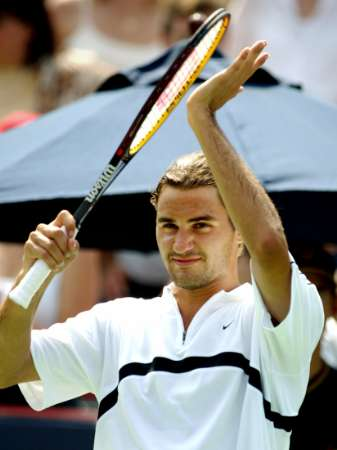
#> input picture 机器学习基础/OpenCV/fdl.jpg, 337 x 450 px, found by its file name
$ jupyter execute '17 OpenCV 01文件视频和用户界面.ipynb'
#> lines starting #> are read from the running program, lines starting #| are printed output that depends on the picture
**参考：**

    1.Python快速指南- [一小部分Python]：http://swaroopch.com/notes/python/
    2.基本的Numpy教程：http://wiki.scipy.org/Tentative_NumPy_Tutorial
    3.numpy示例列表：http://wiki.scipy.org/Numpy_Example_List
    4.OpenCV文档：http://docs.opencv.org/
    5.OpenCV论坛：http://answers.opencv.org/questions/
    6.《OpenCV 3计算机视觉 Python语言实现 第二版》**
        代码压缩文件：Learning_OpenCV_3_Computer_Vision_with_Python_Second_Edition_Code
    7.数据集官网：http://www.image-net.org ,注册信息chenlin2020/jkychenlin，78820232@qq.com

在windows10和condamini环境中，查看python版本（如3.7.6），用如下命令之一安装OpenCV3.4版本，如果清华站点没有对应的版本，则根据错误提示选择版本：

pip install -i https://pypi.tuna.tsinghua.edu.cn/simple opencv-python==3.4.7.28

pip install -i https://pypi.tuna.tsinghua.edu.cn/simple opencv-contrib-python==3.4.7.28

两个安装命令区别在于：opencv将目前还不是很稳定的模块功能放在了opencv_contrib。本文使用第二个命令安装不稳定版本。

[cell 1]
import cv2
print(cv2.__version__)#显示openCV版本

测试安装是否成功：

[cell 2]
import numpy as np
import cv2
import os

img1 = cv2.imread("./opencv/fdl.jpg")#默认以BGR三通道形式读取，会删除透明度信息
#> img1 is the input picture: shape (450, 337, 3); mean B, G, R 135.5, 142.4, 144.6
#print(img1.shape)#查看图像信息：（宽、高、通道数）
cv2.imshow("fdl-color",img1)
cv2.waitKey(0)
cv2.destroyAllWindows()

OpenCV是计算机视觉中经典的专用库，其支持多语言、跨平台，功能强大。 OpenCV-Python为OpenCV提供了Python接口，使得使用者在Python中能够调用C/C++，在保证易读性和运行效率的前提下，实现所需的功能。 OpenCV-Python Tutorials是官方提供的文档，其内容全面、简单易懂，使得初学者能够快速上手使用。

**OpenCV**

OpenCV由**Gary Bradsky**于1999年在英特尔创立，第一版于2000年问世。**Vadim Pisarevsky**加入Gary Bradsky，一起管理英特尔的俄罗斯软件OpenCV团队。2005年，OpenCV用于Stanley，该车赢得了2005年DARPA挑战赛的冠军。后来，在Willow Garage的支持下，它的积极发展得以继续，由Gary Bradsky和Vadim Pisarevsky领导了该项目。OpenCV现在支持与计算机视觉和机器学习有关的多种算法，并且正在日益扩展。

OpenCV支持多种编程语言，例如C++、Python、Java等，并且可在Windows、Linux、OS X、Android和iOS等不同平台上使用。基于CUDA和OpenCL的高速GPU操作的接口也正在积极开发中。

OpenCV-Python是用于OpenCV的Python API，结合了OpenCV C++ API和Python语言的最佳特性。

**OpenCV-Python**

OpenCV-Python是旨在解决计算机视觉问题的Python专用库。

Python是由**Guido van Rossum**发起的通用编程语言，很快就非常流行，主要是因为它的简单性和代码可读性。它使程序员可以用较少的代码行表达想法，而不会降低可读性。

与C/C++之类的语言相比，Python速度较慢。也就是说，可以使用C/C++轻松扩展Python，这使我们能够用C/C++编写计算密集型代码并创建可用作Python模块的Python包装器。这给我们带来了两个好处：首先，代码与原始C/C++代码一样快（因为它是在后台运行的实际C++代码），其次，在Python中比C/C++编写代码更容易。OpenCV-Python是原始OpenCV C++实现的Python包装器。

OpenCV-Python利用了**Numpy**，这是一个高度优化的库，用于使用MATLAB样式的语法进行数值运算。所有OpenCV数组结构都与Numpy数组相互转换。这也使与使用Numpy的其他库（例如SciPy和Matplotlib）的集成变得更加容易。

**OpenCV-Python教程**

OpenCV引入了一组新的教程，它们将指导您完成OpenCV-Python中可用的各种功能。本指南主要针对OpenCV 3.x版本（尽管大多数教程也适用于OpenCV 2.x）。

建议先了解Python和Numpy，因为本指南将不介绍它们。要使用OpenCV-Python编写优化的代码，必须先明白Numpy。

本教程最初由*Abid Rahman K.在*Alexander Mordvintsev*的指导下作为Google Summer of Code 2013计划的一部分*启动。

# 处理文件、摄像头和用户界面

## 图像文件处理
学习使用三个函数：cv2.imread()，cv2.imshow()，cv2.imwrite()。

cv2.imread()函数读入图像，参数为图像路径、读图像的方式。

    cv2.IMREAD_COLOR方式：读入一副彩色图像。图像的透明度会被忽略，这是默认参数。
    cv2.IMREAD_GRAYSCALE：以灰度模式读入图像。
    cv2.IMREAD_UNCHANGED：读入一幅图像，并且包括图像的 alpha 通道。

cv2.imshow()函数显示图像，窗口会自动调整为图像大小。第一个参数为窗口的名字，其次才是需要显示的图像。一次可以创建多个窗口，在不同的窗口显示不同的图像。

cv2.imwrite()函数将图像写入磁盘。两个参数分别路径和图像。

[cell 3]
#import numpy as np
import cv2
#在下面添加此代码以显示单元格中的所有输出
from IPython.core.interactiveshell import InteractiveShell
InteractiveShell.ast_node_interactivity="all"

#下面两行，手动增加中文字体
from pylab import *
mpl.rcParams['font.sans-serif'] = ['SimHei']

img1= cv2.imread('./opencv/fdl.jpg')
img2= cv2.imread('./opencv/fdl.jpg',cv2.IMREAD_GRAYSCALE)
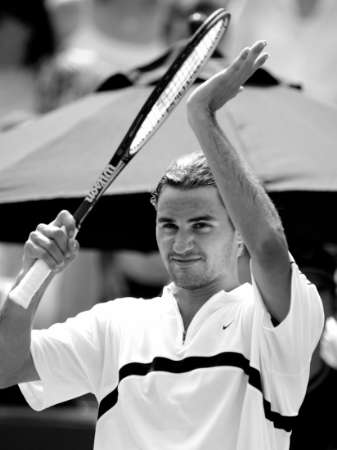
#> img2: shape (450, 337); min 0, max 255, mean 142.3
cv2.imshow("fdl-color",img1)
cv2.imshow("fdl-gray",img2)

k=cv2.waitKey(0)
#> (key q is pressed here)
if k == ord('s'): # wait for 's' key to save and exit
    cv2.imwrite('./opencv/fdl-bak.jpg',img1)
cv2.destroyAllWindows()

cv2.waitKey() 是一个键盘绑定函数。参数是时间，单位是毫秒级。函数等待特定的几毫秒，看是否有键盘输入，如果按下任意键，函数返回按键的 ASCII 码值，程序将会继续运行。如果没有键盘输入，返回值为 -1。如果参数为 0，那它将会无限期的等待键盘输入。

cv2.destroyAllWindows() 可以轻易删除任何我们建立的窗口。如果你想删除特定的窗口，指定想删除的窗口名。

也可以使用matplotlib绘图库显示图像，显示图像，并将图像的信息打印出来。

[cell 4]
from matplotlib import pyplot as plt
#plt.imshow(img2)
#plt.imshow(img1,cmap='gray')
#plt.imshow(img1, cmap = 'gray', interpolation = 'bicubic'),plt.title(U'费德勒')#显示灰色图
img3=cv2.cvtColor(img1, cv2.COLOR_BGR2RGB)

#plt.xticks([]), plt.yticks([])  # 隐藏 x 轴和 y 轴上的刻度值

plt.subplot(131)
#> (this line was passed over: IPython is not available in this run)
plt.imshow(img1)
#> (this line was passed over: IPython is not available in this run)
plt.title("BGR")
#> (this line was passed over: IPython is not available in this run)
plt.subplot(132)
#> (this line was passed over: IPython is not available in this run)
plt.imshow(img2,cmap='gray')
#> (this line was passed over: IPython is not available in this run)
plt.title('Gray')
#> (this line was passed over: IPython is not available in this run)
plt.subplot(133)
#> (this line was passed over: IPython is not available in this run)
plt.imshow(img3)#默认GRB
plt.title('RGB')

plt.show()#最终显示图像。否则，可能显示的顺序不对

img3.shape#查看图像信息：（宽、高、通道数）
img3.size#查看图像信息：（图像像素的大小）
img3.dtype#查看图像信息：（图像数据类型）。通常位无符号整型


$ run again, with 机器学习基础/OpenCV/img_114_wps图片.jpg copied over 机器学习基础/OpenCV/fdl.jpg
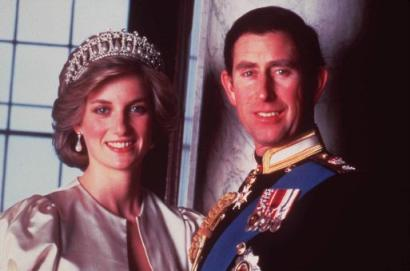
#> input picture 机器学习基础/OpenCV/img_114_wps图片.jpg, 410 x 271 px, found by its file name
#> img1 is the input picture: shape (271, 410, 3); mean B, G, R 87, 80.5, 109
#> `img2= cv2.imread('./opencv/fdl.jpg',cv2.IMREAD_GRAYSCALE)`:
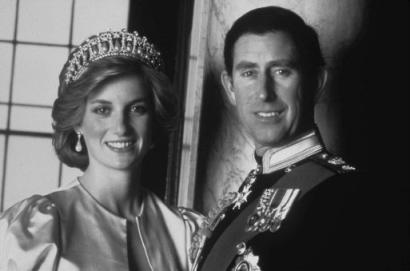
#> img2: shape (271, 410); min 6, max 234, mean 89.8

$ run again, with 机器学习基础/OpenCV/img_13_wps图片.jpg copied over 机器学习基础/OpenCV/fdl.jpg
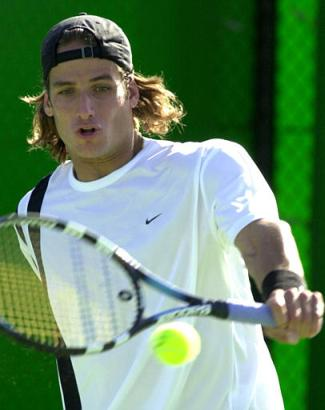
#> input picture 机器学习基础/OpenCV/img_13_wps图片.jpg, 325 x 410 px, found by its file name
#> img1 is the input picture: shape (410, 325, 3); mean B, G, R 104.5, 136.4, 102.4
#> `img2= cv2.imread('./opencv/fdl.jpg',cv2.IMREAD_GRAYSCALE)`:
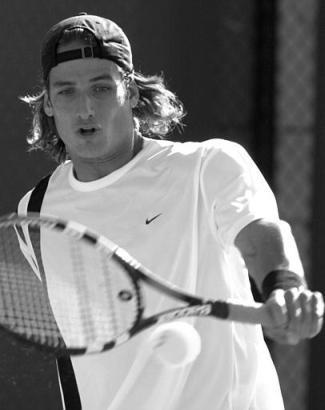
#> img2: shape (410, 325); min 0, max 255, mean 122.6

$ run again, with 机器学习基础/OpenCV/img_193_wps图片.jpg copied over 机器学习基础/OpenCV/fdl.jpg
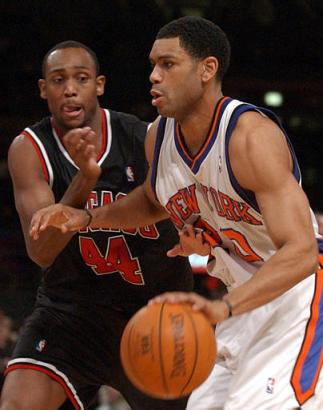
#> input picture 机器学习基础/OpenCV/img_193_wps图片.jpg, 323 x 410 px, found by its file name
#> img1 is the input picture: shape (410, 323, 3); mean B, G, R 52.8, 64, 92.6
#> `img2= cv2.imread('./opencv/fdl.jpg',cv2.IMREAD_GRAYSCALE)`:
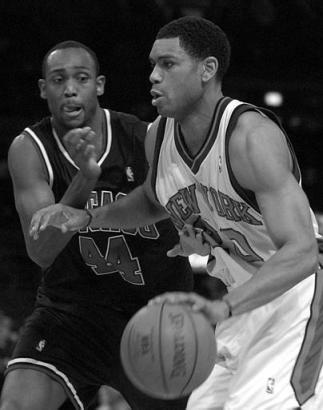
#> img2: shape (410, 323); min 0, max 255, mean 71.3
